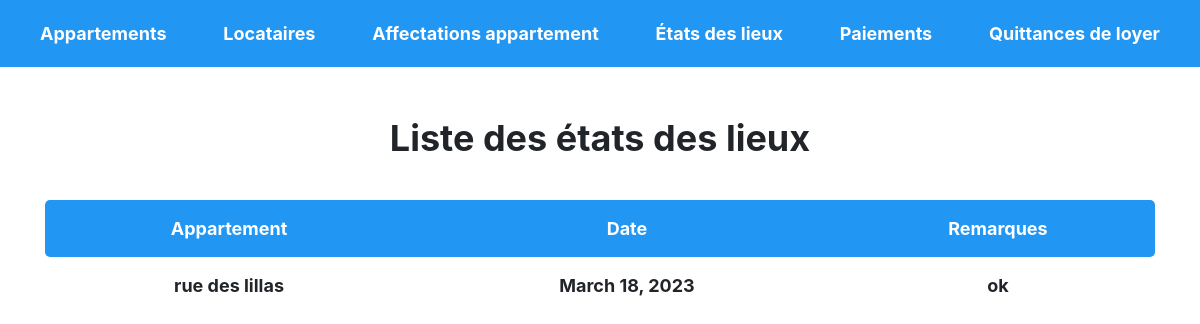
The app's page /index/etat_des_lieux_list with its own data.
### gestion_locataire/models.py (models this page shows, shortened)
class EtatDesLieux(models.Model):
    appartement = models.ForeignKey(Appartement, on_delete=models.CASCADE)
    date = models.DateField()
    remarques = models.TextField()

class Appartement(models.Model):
    adresse = models.CharField(max_length=200)
    complement_adresse = models.CharField(max_length=100)
    ville = models.CharField(max_length=50)
    code_postal = models.CharField(max_length=10)
    prix_charges = models.DecimalField(max_digits=10, decimal_places=2)
    loyer = models.DecimalField(max_digits=10, decimal_places=2)
    depot_garantie = models.DecimalField(max_digits=10, decimal_places=2)
    locataire = models.ForeignKey(Locataire, on_delete=models.SET_NULL, null=True, blank=True)

### gestion_locataire/views.py (the view)
# urls.py: path('etat_des_lieux_list', views.etat_des_lieux_list, name='etat_des_lieux_list'),
def etat_des_lieux_list(request):
    etat_des_lieux = EtatDesLieux.objects.all()
    return render(request, 'gestion_locataire/etat_des_lieux_list.html', {'etat_des_lieux': etat_des_lieux})

### gestion_locataire/templates/gestion_locataire/etat_des_lieux_list.html (shortened to what this page needs)
<!DOCTYPE html>
<html>
  <head>
    <link rel="stylesheet" href="https://maxcdn.bootstrapcdn.com/bootstrap/4.0.0/css/bootstrap.min.css">
  </head>
  <body>
    <div class="navbar">
      <a href="{% url 'appartement_list' %}">Appartements</a>
      <a href="{% url 'locataire_list' %}">Locataires</a>
      <a href="{% url 'affectation_appartement_list' %}">Affectations appartement</a>
      <a href="{% url 'etat_des_lieux_list' %}">États des lieux</a>
      <a href="{% url 'paiement_list' %}">Paiements</a>
      <a href="{% url 'quittance_loyer_list' %}">Quittances de loyer</a>
    </div>
    <div class="container">
        <h1>Liste des états des lieux</h1>
        <table>
          <thead>
            <tr>
              <th>Appartement</th>
              <th>Date</th>
              <th>Remarques</th>
            </tr>
          </thead>
          <tbody>
            {% for etat_des_lieux in etat_des_lieux %}
            <tr>
              <td>{{ etat_des_lieux.appartement.adresse }}</td>
              <td>{{ etat_des_lieux.date }}</td>
              <td>{{ etat_des_lieux.remarques }}</td>
            </tr>
            {% endfor %}
          </tbody>
        </table>
      </div>
  </body>
</html>

### gestion_locataire/templates/gestion_locataire/etat_des_lieux_list.html (style rules this page uses)
.container { padding-top: 50px; text-align: center; }
h1 { font-size: 36px; font-weight: bold; margin-bottom: 40px; text-align: center; }
.navbar { background-color: #2196F3; padding: 20px; text-align: center; }
.navbar a { color: #fff; font-size: 18px; font-weight: bold; text-decoration: none; margin: 0 20px; }
table { width: 100%; margin-top: 40px; text-align: center; }
thead { background-color: #2196F3; color: #fff; }
th, td { padding: 15px 0; font-size: 18px; font-weight: bold; }
th:first-child, td:first-child { border-radius: 5px 0 0 5px; }
th:last-child, td:last-child { border-radius: 0 5px 5px 0; }

### records on screen
EtatDesLieux: appartement.adresse "rue des lillas", date "March 18, 2023", remarques "ok"
